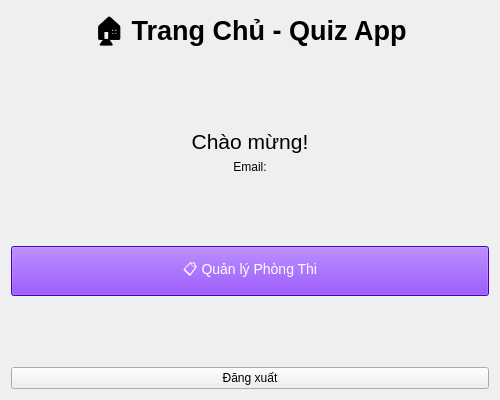
<?xml version="1.0" encoding="UTF-8"?>
<ui version="4.0">
 <class>Home</class>
 <widget class="QWidget" name="Home">
  <property name="geometry">
   <rect>
    <x>0</x>
    <y>0</y>
    <width>500</width>
    <height>400</height>
   </rect>
  </property>
  <property name="windowTitle">
   <string>Trang chủ</string>
  </property>
  <layout class="QVBoxLayout" name="verticalLayout">
   <item>
    <widget class="QLabel" name="titleLabel">
     <property name="text">
      <string>🏠 Trang Chủ - Quiz App</string>
     </property>
     <property name="font">
      <font>
       <pointsize>20</pointsize>
       <weight>75</weight>
       <bold>true</bold>
      </font>
     </property>
     <property name="alignment">
      <set>Qt::AlignCenter</set>
     </property>
    </widget>
   </item>
   <item>
    <spacer name="verticalSpacer_1">
     <property name="orientation">
      <enum>Qt::Vertical</enum>
     </property>
     <property name="sizeHint" stdset="0">
      <size>
       <width>20</width>
       <height>20</height>
      </size>
     </property>
    </spacer>
   </item>
   <item>
    <widget class="QLabel" name="welcomeLabel">
     <property name="text">
      <string>Chào mừng!</string>
     </property>
     <property name="font">
      <font>
       <pointsize>16</pointsize>
      </font>
     </property>
     <property name="alignment">
      <set>Qt::AlignCenter</set>
     </property>
    </widget>
   </item>
   <item>
    <widget class="QLabel" name="emailLabel">
     <property name="text">
      <string>Email:</string>
     </property>
     <property name="alignment">
      <set>Qt::AlignCenter</set>
     </property>
    </widget>
   </item>
   <item>
    <spacer name="verticalSpacer_2">
     <property name="orientation">
      <enum>Qt::Vertical</enum>
     </property>
     <property name="sizeHint" stdset="0">
      <size>
       <width>20</width>
       <height>40</height>
      </size>
     </property>
    </spacer>
   </item>
   <item>
    <widget class="QPushButton" name="examRoomButton">
     <property name="text">
      <string>📋 Quản lý Phòng Thi</string>
     </property>
     <property name="cursor">
      <cursorShape>PointingHandCursor</cursorShape>
     </property>
     <property name="styleSheet">
      <string>background-color: #6600FF; color: white; padding: 12px; font-size: 14px;</string>
     </property>
    </widget>
   </item>
   <item>
    <spacer name="verticalSpacer_3">
     <property name="orientation">
      <enum>Qt::Vertical</enum>
     </property>
     <property name="sizeHint" stdset="0">
      <size>
       <width>20</width>
       <height>40</height>
      </size>
     </property>
    </spacer>
   </item>
   <item>
    <widget class="QPushButton" name="logoutButton">
     <property name="text">
      <string>Đăng xuất</string>
     </property>
     <property name="cursor">
      <cursorShape>PointingHandCursor</cursorShape>
     </property>
    </widget>
   </item>
  </layout>
 </widget>
 <resources/>
 <connections/>
</ui>
